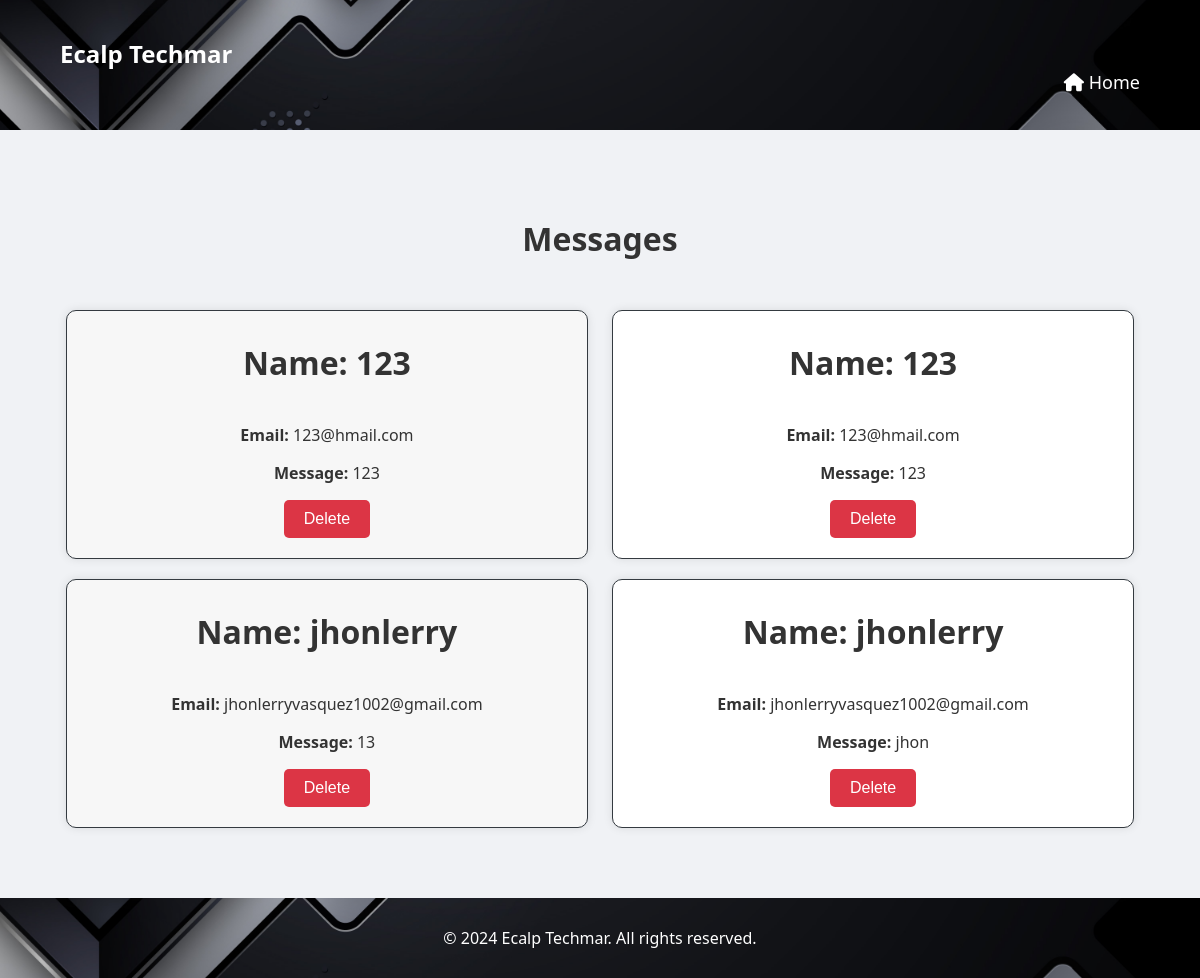
Before: /messages/ (signed in) with the older database file.
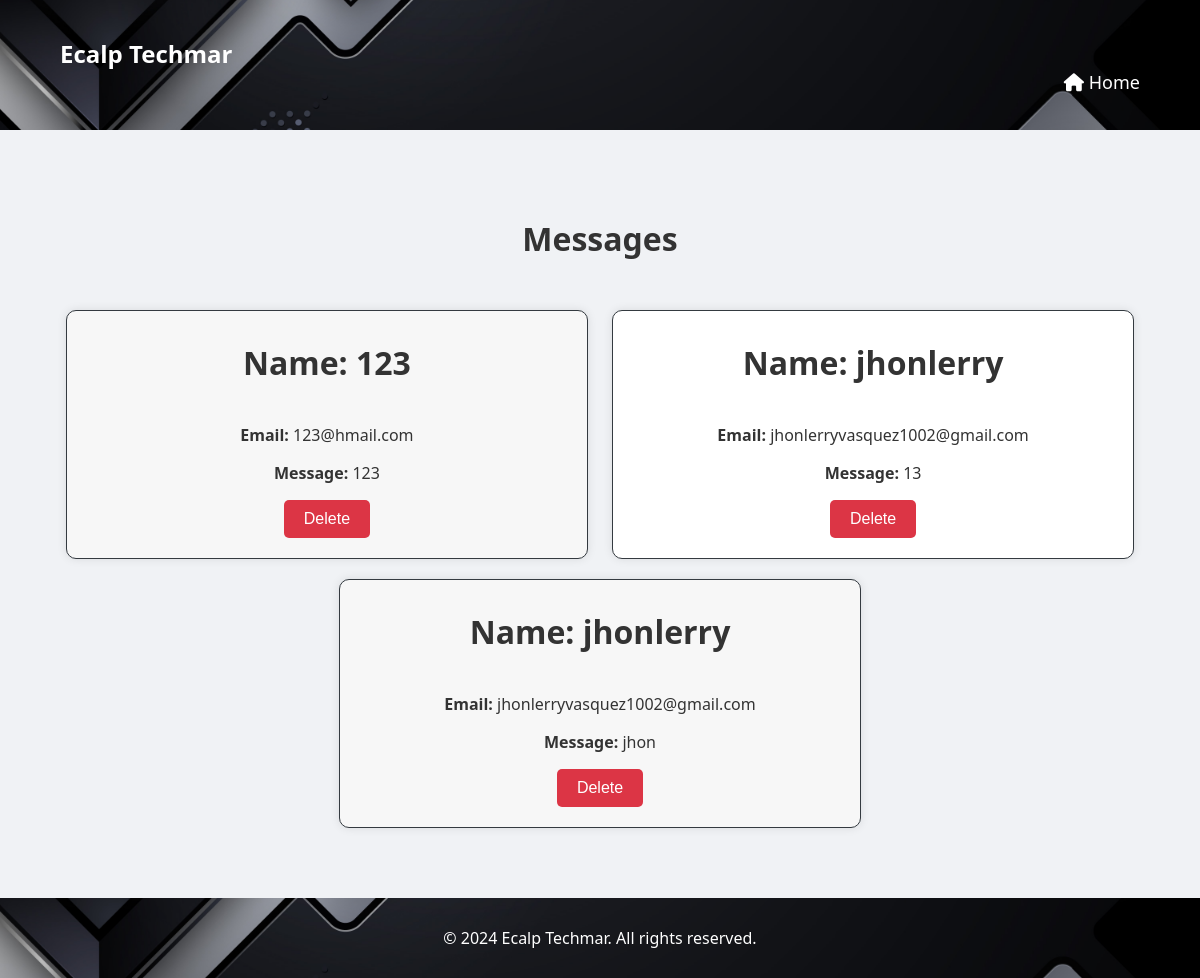
After: the same page with the newer database file.
### main/models.py (models this page shows, shortened)
class ContactMessage(models.Model):
    name = models.CharField(max_length=255)
    email = models.EmailField()
    message = models.TextField()
    created_at = models.DateTimeField(auto_now_add=True)

### custom_admin/views.py (the view)
# urls.py: path('messages/', views.contact_messages, name='messages'),
@login_required
@user_passes_test(is_staff)
def contact_messages(request):
    messages = ContactMessage.objects.all()
    return render(request, 'messages.html', {'messages': messages})

### custom_admin/views.py (called while the page is built)
def is_staff(user):
    return user.is_staff or user.is_superuser

### custom_admin/templates/messages.html (shortened to what this page needs)
<!DOCTYPE html>
<html lang="en">
<head>
    {% load static %}
    <link rel="stylesheet" href="{% static 'main/styles.css' %}">
    <link rel="stylesheet" href="https://cdnjs.cloudflare.com/ajax/libs/font-awesome/6.0.0-beta3/css/all.min.css">
</head>
<body>
    <header>
    <div class="container">
        <h1 class="logo">Ecalp Techmar</h1>
        <nav>
            <ul>
                  <li><a href="{% url 'custom_admin:admin_dashboard' %}"><i class="fas fa-home"></i> Home</a></li>
            </ul>
        </nav>
    </div>
</header>
   <section id="messages">
    <h2>Messages</h2>
    <div class="messages">
        {% for message in messages %}
            <div class="message">
                <h2>Name: {{ message.name }}</h2>
                <p><b>Email:</b> {{ message.email }}</p>
                <p><b>Message:</b> {{ message.message }}</p>
                <div class="button-group">
    <button class="new-delete-button">
        <a href="{% url 'custom_admin:delete_message' message.pk %}" onclick="return confirm('Are you sure you want to delete this message?')">
            Delete
        </a>
    </button>
</div>
            </div>
        {% endfor %}
    </div>
</section>
    <footer>
        <div class="container">
            <div class="footer-content">
                <p style="text-align: center; width: 100%;">&copy; 2024 Ecalp Techmar. All rights reserved.</p>
            </div>
        </div>
    </footer>
</body>
</html>

Changed rows visible on the page:
removed ContactMessage: name "123", email "123@hmail.com", message "123"
